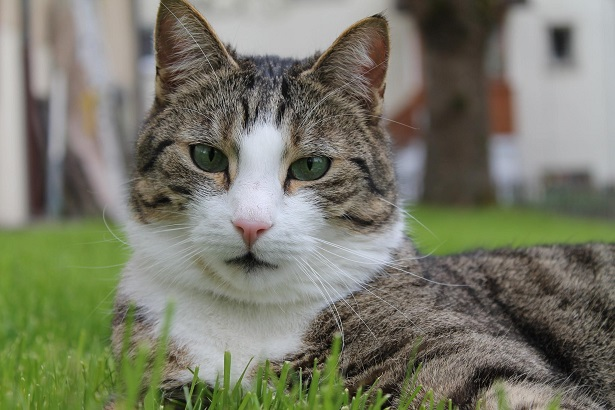
#> input picture Image Processing-open cv/images/cat.jpg, 615 x 410 px, found by its file name
$ python p22.py
#> lines starting #> are read from the running program, lines starting #| are printed output that depends on the picture; after the words box and inside, x2 and y2 are one past the last pixel; in counts of white or black regions, pixels touching at a corner belong together
import cv2
img=cv2.imread('cat.jpg',cv2.IMREAD_COLOR)
#> img is the input picture: shape (410, 615, 3); mean B, G, R 104.7, 121.1, 120
part1=img[100:200,100:200]
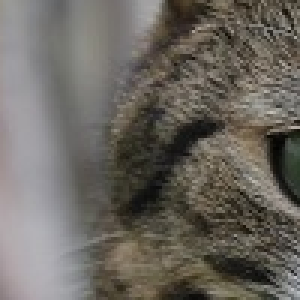
#> part1: shape (100, 100, 3) (shown 3 times larger); mean B, G, R 95.7, 102.5, 106.8
img[300:400,300:400]=part1
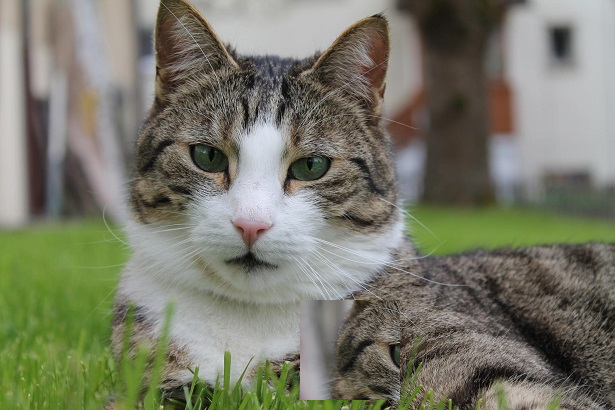
#> img: shape (410, 615, 3); 3.96% of pixels changed, all inside (x1, y1, x2, y2) = (300, 300, 400, 400)
cv2.imshow('image',img)
cv2.waitKey()
cv2.destroyAllWindows()

$ run again, with Image Processing-open cv/images/face.JPG copied over Image Processing-open cv/images/cat.jpg
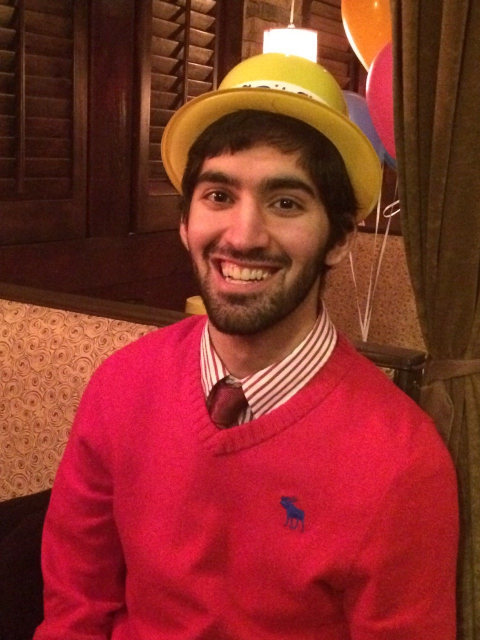
#> input picture Image Processing-open cv/images/face.JPG, 960 x 1280 px, found by its file name (shown at 1/2 size)
#> img is the input picture: shape (1280, 960, 3); mean B, G, R 39.8, 47.6, 136.3
#> `part1=img[100:200,100:200]`:
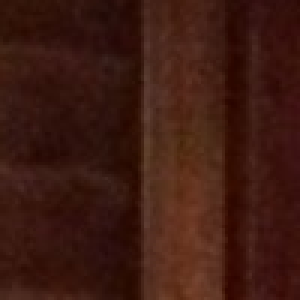
#> part1: shape (100, 100, 3) (shown 3 times larger); mean B, G, R 17.4, 26.6, 61.8
#> `img[300:400,300:400]=part1`:
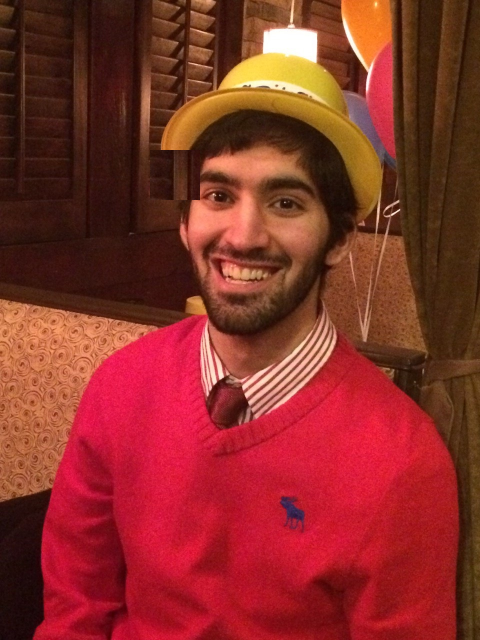
#> img: shape (1280, 960, 3) (shown at 1/2 size); 0.81% of pixels changed, all inside (x1, y1, x2, y2) = (300, 300, 400, 400)
